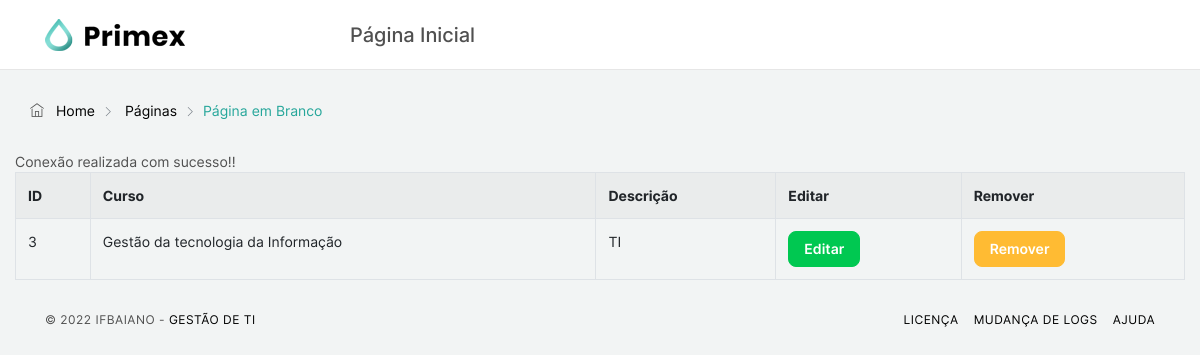
/page.php?page=listar_cursos (signed in), run on the app's committed database.
### tables this page shows
CREATE TABLE `cst_gti` (
  `id` int NOT NULL AUTO_INCREMENT,
  `nome` varchar(45) DEFAULT NULL,
  `descricao` varchar(45) DEFAULT NULL,
  PRIMARY KEY (`id`)
);

### pages/listar_cursos.php (the view, shortened to what this page needs)
<?php
    include("./includes/conn.php");
?>
<table id="cst_gti" class="table table-striped table-bordered">
    <tr>
        <td><strong>ID</strong></td>
        <td><strong>Curso</strong></td>
        <td><strong>Descrição</strong></td>
        <td><strong>Editar</strong></td>
        <td><strong>Remover</strong></td>
    </tr>
    <?php
        $sql="select * from cst_gti;";
        $result = mysqli_query($conn, $sql);
        while ($row = mysqli_fetch_array($result)) {
        ?>
            <tr>
                <td><?php echo $row[0]; ?></td>
                <td><?php echo $row[1]; ?></td>
                <td><?php echo $row[2]; ?></td>
                <td>
                    <button class="btn btn-success">
                        <a class="text-white" href="pages/editar_curso.php?id=<?php echo $row[0]; ?> ">Editar</a>
                    </button>
            </td>
                <td>
                    <button class="btn btn-warning ">
                        <a class="text-white" href="pages/deletar_curso.php?id=
                        <?php echo $row[0]; ?> " onclick="return confirm
                        ('Tem certeza que deseja deletar esse registro?');">Remover</a>
                    </button>
                </td>
            </tr>
        <?php
        }
    ?>
</table>

### data on the page
cst_gti: id "3", nome "Gestão da tecnologia da Informação", descricao "TI"
